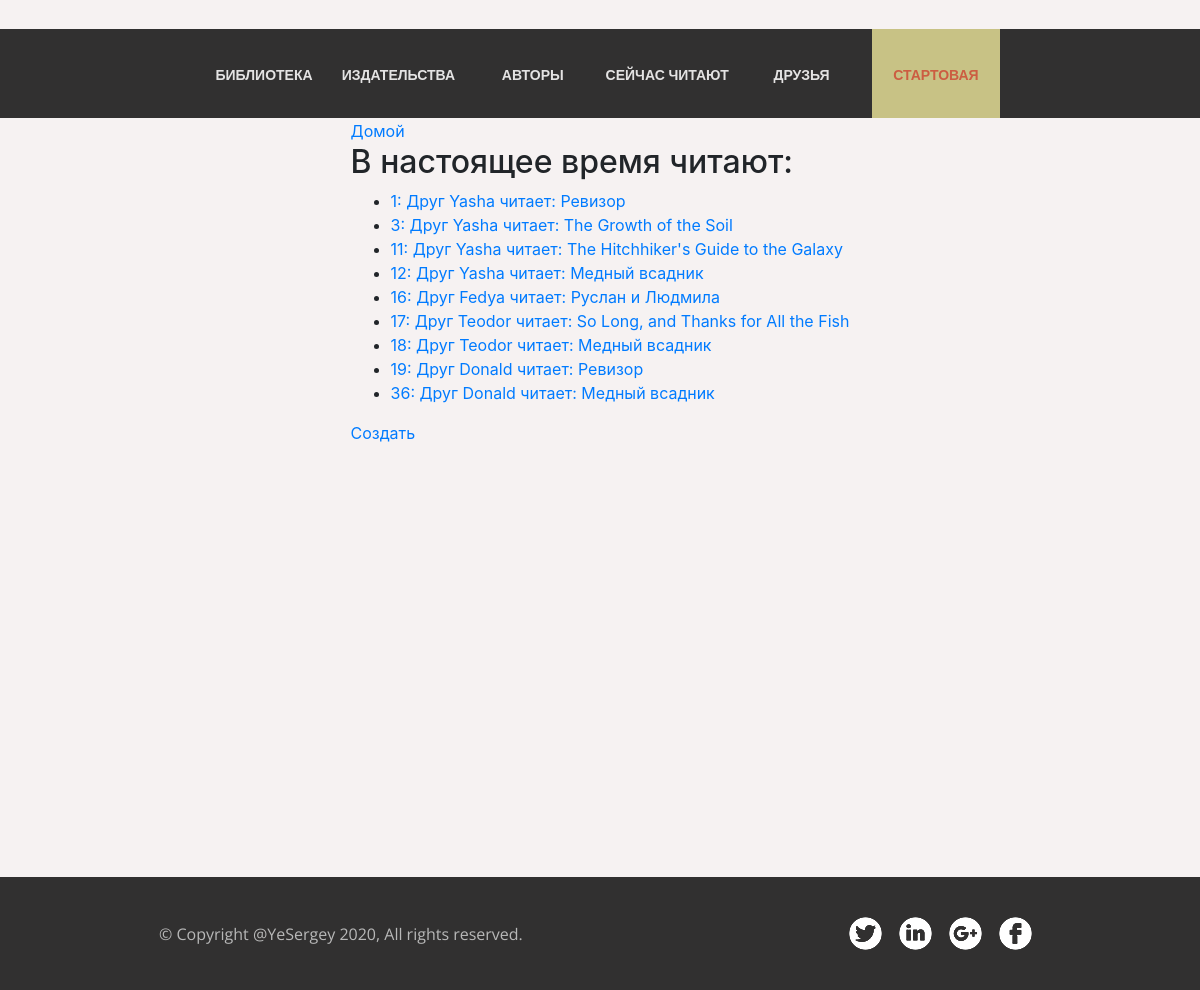
The page /reading/ on the database its author committed.
### p_library/models.py (models this page shows, shortened)
class Reading(models.Model):
    friend = models.ForeignKey(Friend, on_delete=models.CASCADE, verbose_name="Друг")
    book = models.ForeignKey(Book, on_delete=models.CASCADE, verbose_name="Книга")

class Friend(models.Model):
    name = models.CharField(max_length=256, verbose_name="Имя друга")
    books = models.ManyToManyField('p_library.Book',
                                   through='Reading', verbose_name='Читает', related_name='books', blank=True)

class Book(models.Model):
    ISBN = models.CharField(max_length=13)
    title = models.TextField()
    description = models.TextField()
    year_release = models.SmallIntegerField()
    copy_count = models.SmallIntegerField(default=1)
    price = models.DecimalField(max_digits=12, decimal_places=2, default=0)
    author = models.ForeignKey(Author, on_delete=models.CASCADE, null=True, related_name='books')
    publisher = models.ForeignKey(Publisher, on_delete=models.SET_NULL, null=True)
    readers = models.ManyToManyField('p_library.Friend',
                                     through='Reading', verbose_name='Читатели', related_name='readers')
    cover = models.ImageField(upload_to='book_covers', blank=True, verbose_name='Обложка книги')
    def __str__(self):
        return self.title

### p_library/views.py (the view)
# urls.py: path('reading/', ReadingList.as_view(), name='reading_list'),
class ReadingList(ListView):
    model = Reading
    template_name = 'reading_list.html'

### templates/p_library/reading_list.html
{% extends 'base.html' %}
{% block content %}
    <a href="/">Домой</a>
    <h2>В настоящее время читают:</h2>
    <ul>
        {% for reading in object_list %}
            <li>
                <a href="{{reading.id}}/">{{ reading.id }}: Друг {{ reading.friend.name }} читает: {{ reading.book }}</a>
            </li>
        {% endfor %}
    </ul>
    <a href="/reading/create/">Создать</a>
{% endblock %}

### static/css/style.css (style rules this page uses)
body { margin: 0 0; padding: 0; background-color: #f6f2f2; display: flex; flex-direction: column; justify-content: flex-start; }

### rows shown on the page
Reading: id "1", friend.name "Yasha", book "Ревизор"
Reading: id "3", friend.name "Yasha", book "The Growth of the Soil"
Reading: id "11", friend.name "Yasha", book "The Hitchhiker's Guide to the Galaxy"
Reading: id "12", friend.name "Yasha", book "Медный всадник"
Reading: id "16", friend.name "Fedya", book "Руслан и Людмила"
Reading: id "17", friend.name "Teodor", book "So Long, and Thanks for All the Fish"
Reading: id "18", friend.name "Teodor", book "Медный всадник"
Reading: id "19", friend.name "Donald", book "Ревизор"
Reading: id "36", friend.name "Donald", book "Медный всадник"
